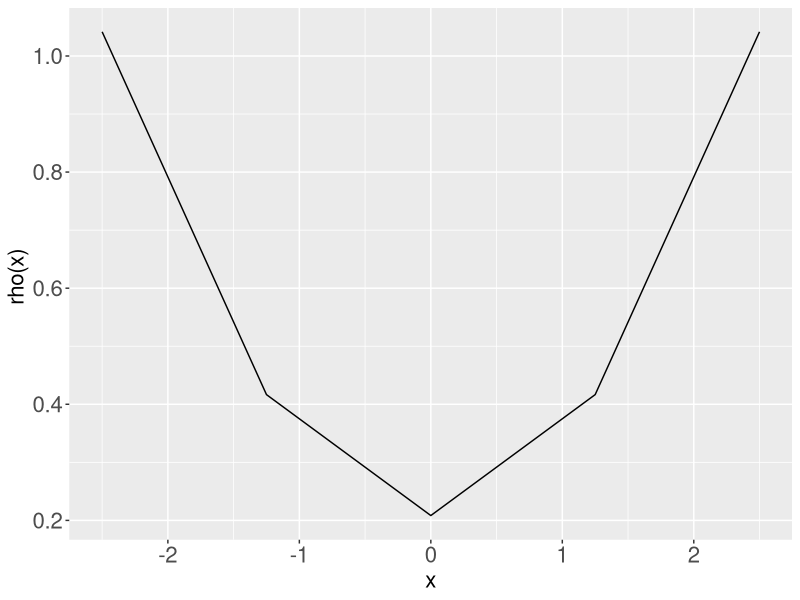
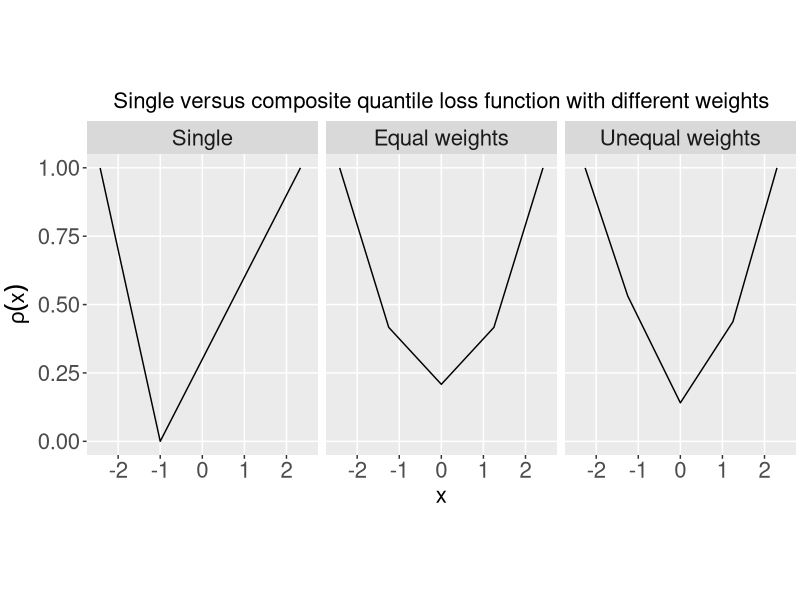

Generate these figures, in order, with R:

#' this file is created for plotting Figure 1 in the draft

library(ggplot2)
library(reshape2)


quantile.loss <- function(x){
  
#  rho_cqr <- sapply(z, quantile.loss)
  K <- length(nu)
  
  left.end <- c(-Inf, btau[1 : K])
  right.end <- c(btau[1:K], Inf)
  
  left.in <- as.numeric(x >= left.end)
  right.in <- as.numeric(x < right.end)
  
  In <- which(apply(rbind(left.in, right.in), 2, sum) == 2)

  if(In == 1) return(sum(nu * (1 - tau) * abs(x - btau)))
  else if(In == (K + 1)) return(sum(nu*tau*abs(x - btau)))
  else{
     fx <- sum(c((nu * tau * abs(x - btau))[1:(In-1)], (nu * (1 - tau) * abs(x - btau))[In : K]))
     return(fx)
  }
  
  
}


z <- seq(-2.5, 2.5, by = 0.001)

#tau <- 1:5/6
#nu <- rep(1, 5)/5
# single tau
tau <- c(.25, .5, .75)
K <- length(tau)

nu <- 1/rep(K, K) # equal weights
#nu <- c(.15, .55, .3)
btau <- quantile(z, probs = tau)

rho_cqr <- sapply(z, quantile.loss)

quantileloss <- data.frame(x = z, rho_cqr = rho_cqr)



ggplot(quantileloss, aes(x = x, y = rho_cqr)) + geom_line() + ylab("rho(x) ") + 
 # ggtitle("Single quantile loss function with tau = 0.3") +
 # ggtitle(paste("Composite quantile loss functions with K = ", K, "and equal weights")) + 
 # ggtitle(paste("Composite quantile loss functions with K = ", K, "and unequal weights")) + 
  theme(legend.position = "bottom", legend.text = element_text(size = 16), 
        legend.title = element_text(size = 16), axis.title = element_text(size = 16),
        axis.text = element_text(size = 16), 
        plot.title = element_text(hjust = 0.5, size = 16),
        strip.text = element_text(size = 16)) 


## 
tau <- .3
K <- length(tau)
nu <- 1/rep(K, K) # equal weights
#nu <- c(.15, .55, .3)
btau <- quantile(z, probs = tau)

rho_cqr_single <- sapply(z, quantile.loss)

tau <- c(.25, .5, .75)
K <- length(tau)
nu <- 1/rep(K, K) # equal weights
btau <- quantile(z, probs = tau)

rho_cqr_K3equal <- sapply(z, quantile.loss)

nu <- c(.15, .55, .3)
btau <- quantile(z, probs = tau)
rho_cqr_K3unequal <- sapply(z, quantile.loss)


quantileloss <- data.frame(x = rep(z, 3), rho_cqr = c(rho_cqr_single, rho_cqr_K3equal, rho_cqr_K3unequal),
                           loss = rep(c("Single", "Equal weights", "Unequal weights"), each  = length(z)))

quantileloss$loss <- factor(quantileloss$loss, levels = c("Single", "Equal weights", "Unequal weights"))

library(grid)
ggplot(quantileloss, aes(x = x, y = rho_cqr)) + geom_line() + ylab(expression(rho(x))) + facet_wrap(~ loss) + 
  # ggtitle("Single quantile loss function with tau = 0.3") +
   ggtitle(paste("Single versus composite quantile loss function with different weights")) + 
  # ggtitle(paste("Composite quantile loss functions with K = ", K, "and unequal weights")) + 
  ylim(c(0, 1)) + 
  theme(panel.grid.minor = element_blank(), 
       # legend.position = "bottom", legend.text = element_text(size = 16), 
      #  legend.title = element_text(size = 16), 
      plot.margin=unit(c(0,.1,00,.1),"cm"),
      axis.title = element_text(size = 16),
      aspect.ratio = 1.3,
      #legend.position = "none",
        axis.text = element_text(size = 16), 
        plot.title = element_text(hjust = 0.5, size = 16),
        strip.text = element_text(size = 16)) 

